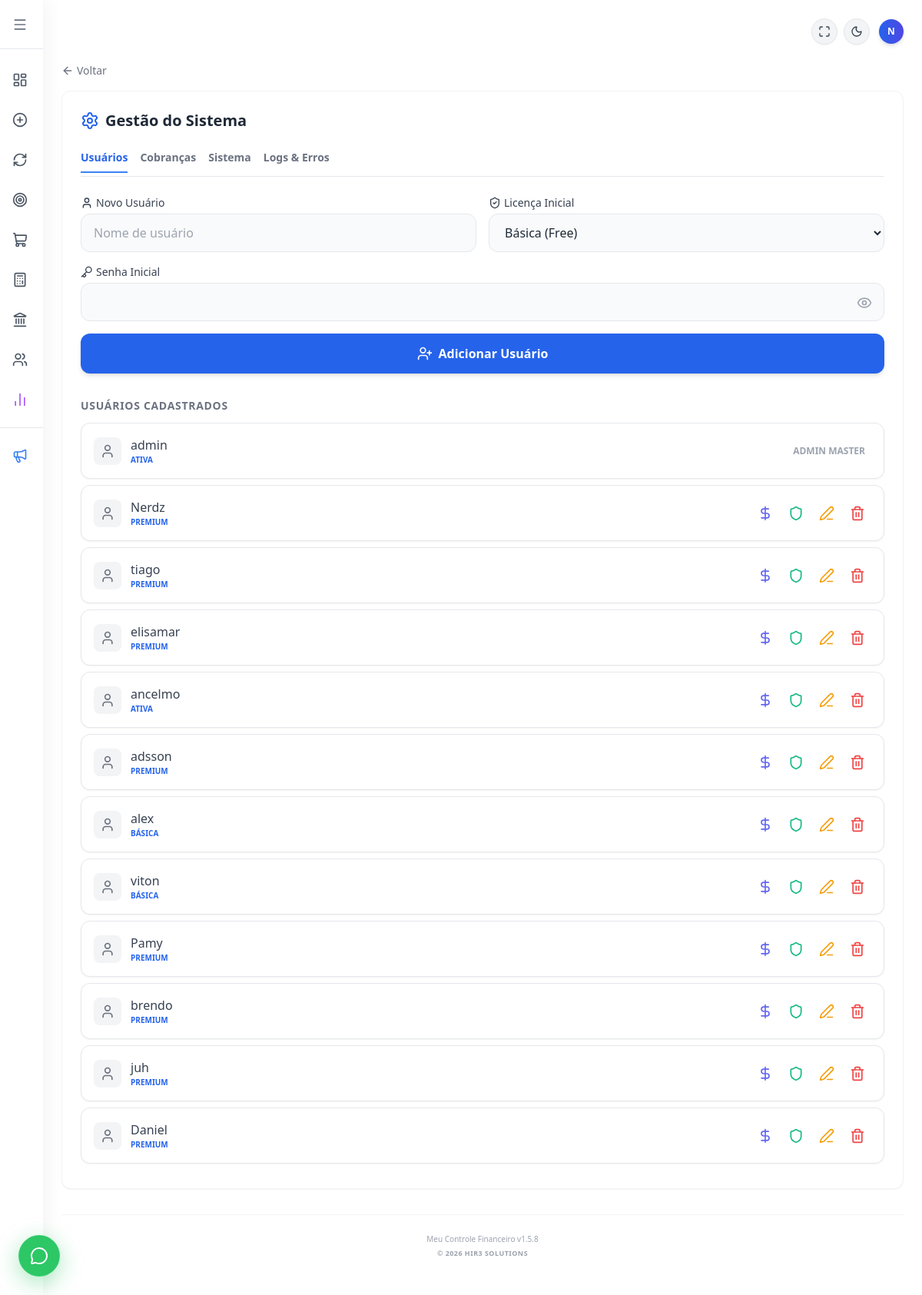
The app's page /usuarios (signed in) with its own data.
### tables this page shows
CREATE TABLE usuarios (
            id INTEGER PRIMARY KEY AUTOINCREMENT,
            usuario TEXT UNIQUE NOT NULL,
            senha TEXT NOT NULL
        , renda REAL DEFAULT 0.00, licenca TEXT DEFAULT 'Ativa', valor_licencas REAL DEFAULT 0.00, telefone TEXT, is_admin INTEGER DEFAULT 0);

### flask_app.py (the view, shortened to what this page needs)
@app.route('/usuarios', methods=['GET', 'POST'])
def usuarios():
    if 'logado' not in session:
        return redirect(url_for('login'))
    if not session.get('is_admin'):
        return render_template('telas/gestao_usuarios.html')
    conexao = sqlite3.connect('financas.db')
    conexao.row_factory = sqlite3.Row # Permite acessar colunas por nome
    cursor = conexao.cursor()
    try:
        cursor.execute("SELECT id, usuario, licenca, valor_licencas, modulos_liberados FROM usuarios")
        lista_users = cursor.fetchall()
    except sqlite3.OperationalError:
        cursor.execute("SELECT id, usuario, licenca, valor_licencas, 'Todos' as modulos_liberados FROM usuarios")
        lista_users = cursor.fetchall()
    logs = []
    try:
        cursor.execute("SELECT * FROM logs_sistema ORDER BY id DESC LIMIT 50")
        logs = [dict(row) for row in cursor.fetchall()]
    except sqlite3.OperationalError:
        logs = []
    conexao.close()
    db_size_mb = 0.0
    if os.path.exists('financas.db'):
        db_size_mb = round(os.path.getsize('financas.db') / (1024 * 1024), 2)
    uploads_size_mb = 0.0
    uploads_path = 'static/uploads' # Ajuste se sua pasta for diferente
    try:
        total_disk, used_disk, free_disk = shutil.disk_usage("/")
        disk_percent = int((used_disk / total_disk) * 100)
    except:
        disk_percent = 0
    sys_info = {
        'db_size': str(db_size_mb).replace('.', ','),
        'uploads_size': str(uploads_size_mb).replace('.', ','),
        'disk_percent': disk_percent,
        'python_version': platform.python_version(),
        'flask_version': flask.__version__,
        'app_version': 'v1.5.4'
    }
    return render_template('telas/gestao_usuarios.html', usuarios=lista_users, logs=logs, sys_info=sys_info)

### flask_app.py (called while the page is built)
@app.context_processor
def inject_global_vars():
    versao = "1.5.8"
    data_formatada = datetime.now().strftime('%B %Y').capitalize()
    return dict(
        versao_atual=versao,
        data_atual=data_formatada
    )

### templates/telas/gestao_usuarios.html (shortened to what this page needs)
{% extends "base.html" %}
{% block content %}
    <a href="javascript:history.back()" class="flex items-center gap-1 text-gray-500 hover:text-blue-600 dark:text-gray-400 dark:hover:text-blue-400 mb-4 transition-colors text-sm font-medium">
        <i data-lucide="arrow-left" class="w-4 h-4"></i>
        <span>Voltar</span>
    </a>
    <div class="w-full bg-white dark:bg-gray-800 p-6 rounded-xl shadow-sm border border-gray-100 dark:border-gray-700">
        <h2 class="text-xl font-bold mb-6 text-gray-800 dark:text-gray-200 flex items-center gap-2">
            <i data-lucide="settings" class="w-6 h-6 text-blue-600 dark:text-blue-400"></i> Gestão do Sistema
        </h2>
        <div class="flex gap-4 border-b border-gray-200 dark:border-gray-700 mb-6 overflow-x-auto pb-1">
            <button onclick="showTab('usuarios')" id="btn-usuarios" class="pb-2 border-b-2 border-blue-500 font-bold text-sm text-blue-600 dark:text-blue-400 transition-all whitespace-nowrap">Usuários</button>
            <button onclick="showTab('cobrancas')" id="btn-cobrancas" class="pb-2 border-b-2 border-transparent hover:border-gray-300 font-bold text-sm text-gray-500 transition-all whitespace-nowrap">Cobranças</button>
            <button onclick="showTab('sistema')" id="btn-sistema" class="pb-2 border-b-2 border-transparent hover:border-gray-300 font-bold text-sm text-gray-500 transition-all whitespace-nowrap">Sistema</button>
            <button onclick="showTab('logs')" id="btn-logs" class="pb-2 border-b-2 border-transparent hover:border-gray-300 font-bold text-sm text-gray-500 transition-all whitespace-nowrap">Logs & Erros</button>
        </div>
        {% if session.get('is_admin') %}
            <div id="div-usuarios" class="block">
                <form action="/usuarios" method="POST" class="mb-8 space-y-4">
                    <div class="grid grid-cols-1 md:grid-cols-2 gap-4">
                        <div>
                            <label class="block text-sm font-medium text-gray-700 dark:text-gray-300 mb-1 flex items-center gap-1">
                                <i data-lucide="user" class="w-4 h-4"></i> Novo Usuário
                            </label>
                            <input type="text" name="usuario" placeholder="Nome de usuário" required
                                   class="w-full px-4 py-3 bg-gray-50 dark:bg-gray-900 border border-gray-200 dark:border-gray-700 rounded-xl text-gray-800 dark:text-gray-100 focus:outline-none focus:ring-2 focus:ring-blue-500 transition-all">
                        </div>
                        <div>
                            <label class="block text-sm font-medium text-gray-700 dark:text-gray-300 mb-1 flex items-center gap-1">
                                <i data-lucide="shield-check" class="w-4 h-4"></i> Licença Inicial
                            </label>
                            <select name="licenca" required class="w-full px-4 py-3 bg-gray-50 dark:bg-gray-900 border border-gray-200 dark:border-gray-700 rounded-xl text-gray-800 dark:text-gray-100 focus:outline-none focus:ring-2 focus:ring-blue-500 transition-all cursor-pointer">
                                <option value="Básica" selected>Básica (Free)</option>
                            </select>
                        </div>
                    </div>
                    <div class="relative w-full">
                        <label class="block text-sm font-medium text-gray-700 dark:text-gray-300 mb-1 flex items-center gap-1">
                            <i data-lucide="key" class="w-4 h-4"></i> Senha Inicial
                        </label>
                        <input type="password" id="senha-input" name="senha" required
                               class="w-full px-4 py-3 pr-10 bg-gray-50 dark:bg-gray-900 border border-gray-200 dark:border-gray-700 rounded-xl text-gray-800 dark:text-gray-100 focus:outline-none focus:ring-2 focus:ring-blue-500 transition-all">
                        <button type="button" onclick="toggleSenha()" class="absolute right-4 top-10 text-gray-400 hover:text-gray-600 transition-colors">
                            <i id="olhinho-icone" data-lucide="eye" class="w-5 h-5"></i>
                        </button>
                    </div>
                    <button type="submit" name="cadastrar" class="w-full bg-blue-600 text-white font-bold py-3.5 px-4 rounded-xl hover:bg-blue-700 transition duration-200 shadow-md flex items-center justify-center gap-2 mt-4 active:scale-95">
                        <i data-lucide="user-plus" class="w-5 h-5"></i> Adicionar Usuário
                    </button>
                </form>
                <h3 class="text-sm font-bold text-gray-500 dark:text-gray-400 uppercase tracking-wider mb-3">Usuários Cadastrados</h3>
                {% for u in usuarios %}
                <div class="flex justify-between items-center p-4 bg-white dark:bg-gray-800 border border-gray-200 dark:border-gray-700 rounded-xl shadow-sm mb-2 hover:border-blue-300 transition-colors">
                    <span class="flex items-center gap-3 text-gray-700 dark:text-gray-200 font-medium">
                        <div class="bg-gray-100 dark:bg-gray-700 p-2 rounded-lg">
                            <i data-lucide="user" class="w-5 h-5 text-gray-500 dark:text-gray-300"></i>
                        </div>
                        <div class="flex flex-col">
                            <span>{{ u[1] }}</span>
                            <span class="text-[10px] text-blue-600 dark:text-blue-400 font-bold uppercase">{{ u[2] }}</span>
                        </div>
                    </span>
                    <div class="flex items-center gap-1">
                        {% if u[0] != 1 %}
                            <button type="button" onclick="abrirCobrancas('{{ u[0] }}', '{{ u[1] }}', '{{ u[3] }}')" class="text-indigo-500 p-2 rounded-lg hover:bg-indigo-50 dark:hover:bg-indigo-900/20 transition-colors" title="Gerenciar Cobranças">
                                <i data-lucide="dollar-sign" class="w-5 h-5"></i>
                            </button>
                            <form action="/tornar_admin/{{ u[0] }}" method="POST" class="m-0" onsubmit="return confirm('ATENÇÃO: Tem certeza que deseja promover este usuário a Administrador? Ele terá acesso total ao sistema.');">
                                <button type="submit" class="text-emerald-500 p-2 rounded-lg hover:bg-emerald-50 dark:hover:bg-emerald-900/20 transition-colors" title="Promover a Administrador">
                                    <i data-lucide="shield" class="w-5 h-5"></i>
                                </button>
                            </form>
                            <button type="button" onclick="abrirEdicao('{{ u[0] }}', '{{ u[1] }}', '{{ u[2] }}', '{{ u[3] }}', '{{ u[4] }}')" class="text-amber-500 p-2 rounded-lg hover:bg-amber-50 dark:hover:bg-amber-900/20 transition-colors" title="Editar Usuário">
                                <i data-lucide="edit-3" class="w-5 h-5"></i>
                            </button>
                            <form action="/usuarios" method="POST" class="m-0" onsubmit="return confirm('Excluir?');">
                                <button type="submit" name="excluir" class="text-red-500 p-2 rounded-lg hover:bg-red-50 transition-colors"><i data-lucide="trash-2" class="w-5 h-5"></i></button>
                            </form>
                        {% else %}
                            <span class="text-xs text-gray-400 font-bold uppercase mr-2">Admin Master</span>
                        {% endif %}
                    </div>
                </div>
                {% endfor %}
            </div>
        {% endif %}
    </div>
{% endblock %}

### records on screen
usuarios: usuario "admin", licenca "ATIVA", shows "ADMIN MASTER"
usuarios: usuario "Nerdz", licenca "PREMIUM"
usuarios: usuario "tiago", licenca "PREMIUM"
usuarios: usuario "elisamar", licenca "PREMIUM"
usuarios: usuario "ancelmo", licenca "ATIVA"
usuarios: usuario "adsson", licenca "PREMIUM"
usuarios: usuario "alex", licenca "BÁSICA"
usuarios: usuario "viton", licenca "BÁSICA"
usuarios: usuario "Pamy", licenca "PREMIUM"
usuarios: usuario "brendo", licenca "PREMIUM"
usuarios: usuario "juh", licenca "PREMIUM"
usuarios: usuario "Daniel", licenca "PREMIUM"

### other values on screen
{{ session.get('usuario', 'U')[:1].upper() }} "N"
{{ versao_atual }} "1.5.8"
